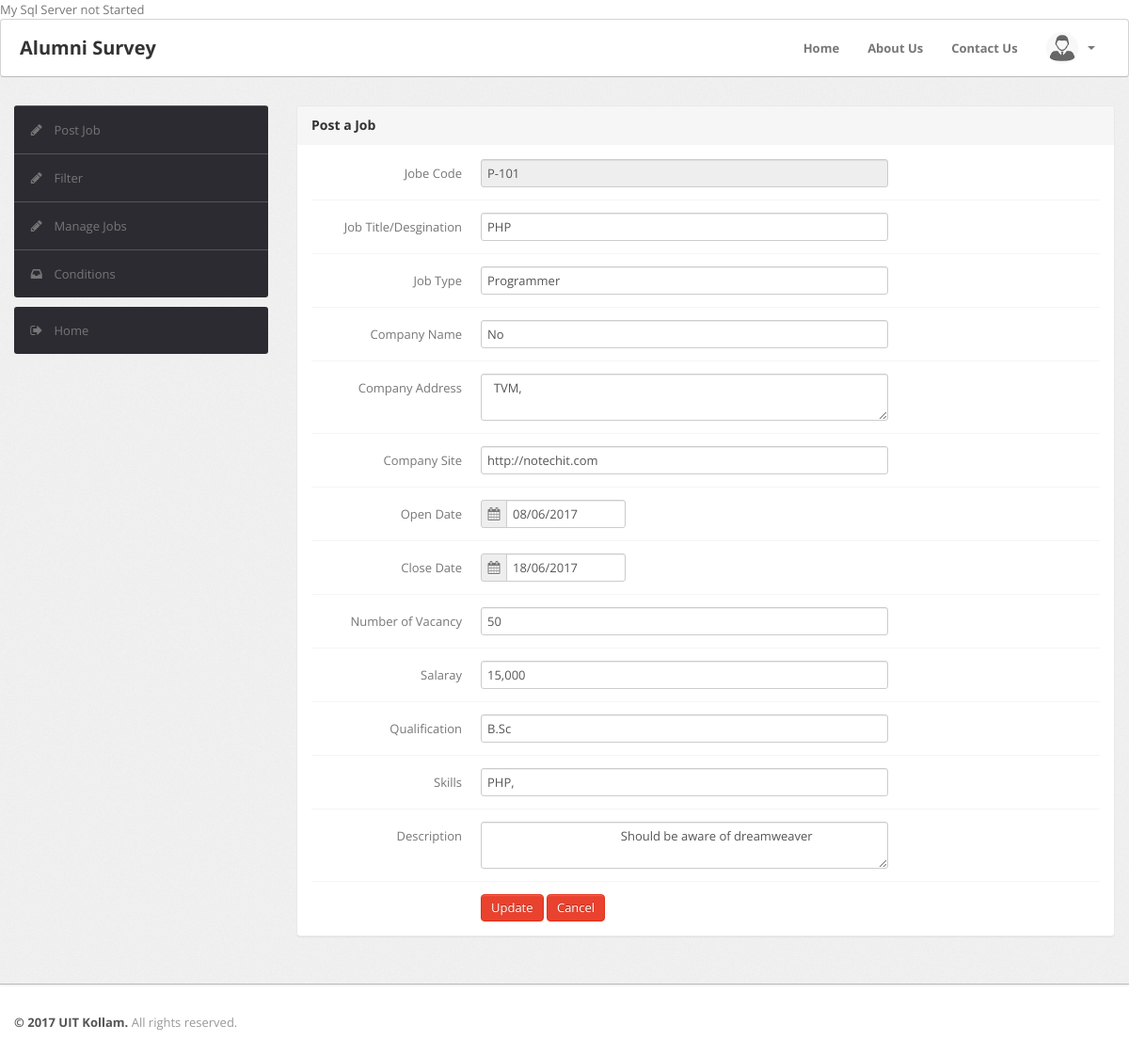
Screenshot of /webpage/alumni/jobupdate.php?id=P-101 with the database file from the repository.
### tables this page shows
CREATE TABLE IF NOT EXISTS `tbl_jobpost` (
  `id` int(11) NOT NULL AUTO_INCREMENT,
  `post_id` int(11) NOT NULL,
  `register_no` varchar(20) NOT NULL,
  `postby` varchar(30) NOT NULL,
  `jobcode` varchar(20) NOT NULL,
  `jobtitle` varchar(20) NOT NULL,
  `jobtype` varchar(30) NOT NULL,
  `compname` varchar(30) NOT NULL,
  `compaddress` varchar(100) NOT NULL,
  `compsite` varchar(40) NOT NULL,
  `opendate` varchar(20) NOT NULL,
  `closedate` varchar(20) NOT NULL,
  `vacancy` varchar(20) NOT NULL,
  `salaray` varchar(10) NOT NULL,
  `qualif` varchar(30) NOT NULL,
  `skill` varchar(30) NOT NULL,
  `descrip` varchar(100) NOT NULL,
  `post_date` varchar(30) NOT NULL,
  PRIMARY KEY (`id`)
);

### webpage/alumni/jobupdate.php (the view, shortened to what this page needs)
<?php
  if(isset($_REQUEST["id"]))
  {
  $jobsql="SELECT register_no, jobcode, jobtitle, jobtype, compname, compaddress, compsite, opendate,closedate,vacancy, salaray, qualif, skill, descrip,post_date FROM tbl_jobpost WHERE jobcode='".$_REQUEST["id"]."'";
	$jobresult=mysql_query($jobsql);
	$jobrow=mysql_fetch_array($jobresult);
  }
?>
<!DOCTYPE html PUBLIC "-//W3C//DTD XHTML 1.0 Transitional//EN" "http://www.w3.org/TR/xhtml1/DTD/xhtml1-transitional.dtd">
<html xmlns="http://www.w3.org/1999/xhtml">
<head>
        <link type="text/css" href="../../bootstrap/css/bootstrap.min.css" rel="stylesheet">
        <link type="text/css" href="../../bootstrap/css/bootstrap-responsive.min.css" rel="stylesheet">
        <link type="text/css" href="../../css/theme.css" rel="stylesheet">
        <link type="text/css" href="../../images/icons/css/font-awesome.css" rel="stylesheet">
</head>
<body>
        <div class="navbar">
            <div class="navbar-inner">
                <div class="container">
			        <?php include_once("/sidemenu/top.php");?>
                </div>
            </div>
        </div>
        <div class="wrapper">
            <div class="container">
                <div class="row">
                    <div class="span3">
                        <?php include_once("/sidemenu/job_sidemenu.php");?>
                    </div>
                    <div class="span9">
					<div class="content">
						<div class="module">
                        <form class="form-horizontal row-fluid" method="post" enctype="multipart/form-data">
                        	<div class="module-head">
								<h3>Post a Job</h3>
							</div>
                            <div class="module-body">
                                        <div class="control-group">
											<label class="control-label" >Jobe Code</label>
											<div class="controls">
												<input type="text" id="jobcode" name="jobcode" class="span8" value=<?php echo $jobrow["jobcode"]?> disabled="disabled" >
											</div>
										</div>
                                        <div class="control-group">
											<label class="control-label" >Job Title/Desgination</label>
											<div class="controls">
												<input type="text" id="jobtitle" name="jobtitle" value=<?php echo $jobrow["jobtitle"]?> class="span8" >
											</div>
										</div>
                                        <div class="control-group">
											<label class="control-label" >Job Type</label>
											<div class="controls">
												<input type="text" id="jobtype" name="jobtype" value=<?php echo $jobrow["jobtype"]?> class="span8"  >
											</div>
										</div>
                                        <div class="control-group">
											<label class="control-label" >Company Name</label>
											<div class="controls">
											<input type="text" id="compname" name="compname" value=<?php echo $jobrow["compname"]?> class="span8" >
											</div>
										</div>
                                        <div class="control-group">
											<label class="control-label" >Company Address</label>
											<div class="controls">
								<textarea type="text" id="compaddress" name="compaddress" value="" class="span8" > <?php echo $jobrow["compaddress"]?> </textarea>
											</div>
										</div>
                                        <div class="control-group">
											<label class="control-label" >Company Site</label>
											<div class="controls">
											<input type="text" id="compsite" name="compsite" value=<?php echo $jobrow["compsite"]?> class="span8" >
											</div>
										</div>
                                        <div class="control-group">
											<label class="control-label" >Open Date</label>
											<div class="controls">
												<div class="input-prepend">
												<span class="add-on"><i class="icon-calendar"></i></span>                  			 												<input  class="span8" name="opendate" type="text" value=<?php echo $jobrow["opendate"]?> id="datepicker" >
												</div>
											</div>
										</div>
                                         <div class="control-group">
											<label class="control-label" >Close Date</label>
											<div class="controls">
												<div class="input-prepend">
												<span class="add-on"><i class="icon-calendar"></i></span>                  			 													<input  class="span8" name="closedate" type="text" value=<?php echo $jobrow["closedate"]?> id="datepicker" >
												</div>
											</div>
										</div>
                                        <div class="control-group">
									<label class="control-label" >Number of Vacancy</label>
										<div class="controls">
                                         <input class="span8" type="text" id="vacancy" name="vacancy" value=<?php echo $jobrow["vacancy"]?> >
										</div>
								</div>
                            	<div class="control-group">
									<label class="control-label" >Salaray</label>
										<div class="controls">
											<input type="text" id="salaray" name="salaray" value=<?php echo $jobrow["salaray"]?>    class="span8" >
										</div>
								</div>
                                <div class="control-group">
									<label class="control-label" >Qualification</label>
										<div class="controls">
											<input type="text" id="qualif" name="qualif" value=<?php echo $jobrow["qualif"]?> class="span8" >
										</div>
								</div>
                                 <div class="control-group">
									<label class="control-label" >Skills</label>
										<div class="controls">
											<input type="text" id="skill" name="skill" value=<?php echo $jobrow["skill"]?> class="span8" >
										</div>
								</div>
                                 <div class="control-group">
									<label class="control-label">Description</label>
										<div class="controls">
                                          <textarea type="text" class="span8" id="descrip" name="descrip" value="" >                                          <?php echo $jobrow["descrip"]?> </textarea>
										</div>
								</div>
                                        <div class="control-group">
											<div class="controls">
                                                <button type="submit" name="update" class="btn btn-danger">Update</button>
                                                <button type="submit" name="cancel" class="btn btn-danger">Cancel</button>
											</div>
										</div>
                                      </div>
								 </form>
							</div>
						</div>
					</div>
				</div>
                </div>
            </div>
        <div class="footer">
            <div class="container">
                <b class="copyright">&copy; 2017 UIT Kollam.</b> All rights reserved.
            </div>
        </div>
</body>
</html>

### css/theme.css (style rules this page uses)
body { font-size: 13px; font-family: 'Open Sans', Arial, sans-serif; background: #fff; color: #777 }
h1, h2, h3, h4, h5, h6 { color: #333; margin-top: 0 }
h3 { font-size: 20px }
strong, b { color: #555 }
.wrapper { background: url(../images/bg.png) #eee; border-bottom: 1px solid #bbb; -webkit-box-shadow: 0 1px 2px rgba(0,0,0,0.1); -moz-box-shadow: 0 1px 2px rgba(0,0,0,0.1); box-shadow: 0 1px 2px rgba(0,0,0,0.1); padding: 30px 0 }
.footer { color: #999; padding: 30px 0 60px }
form { margin: 0 }
select, textarea, input[type="text"], input[type="password"], input[type="datetime"], input[type="datetime-local"], input[type="date"], input[type="month"], input[type="time"], input[type="week"], input[type="number"], input[type="email"], input[type="url"], input[type="search"], input[type="tel"], input[type="color"], .uneditable-input, label, input, button, select, textarea { -webkit-border-radius: 3px; -moz-border-radius: 3px; border-radius: 3px; font-size: 13px; font-family: 'Open Sans', Tahoma, Arial, sans-serif }
.input-append input, .input-prepend input, .input-append select, .input-prepend select, .input-append .uneditable-input, .input-prepend .uneditable-input { -webkit-border-radius: 0 3px 3px 0; -moz-border-radius: 0 3px 3px 0; border-radius: 0 3px 3px 0 }
.input-append input, .input-append select, .input-append .uneditable-input, .input-prepend .add-on:first-child, .input-prepend .btn:first-child { -webkit-border-radius: 3px 0 0 3px; -moz-border-radius: 3px 0 0 3px; border-radius: 3px 0 0 3px }
.input-append .add-on, .input-prepend .add-on, .input-append .btn, .input-prepend .btn, .input-append .btn-group>.dropdown-toggle, .input-prepend .btn-group>.dropdown-toggle { -webkit-border-radius: 0; -moz-border-radius: 0; border-radius: 0 }
body [class^="icon-"], body [class*=" icon-"] { font-size: 14px; line-height: 20px; height: 20px }
.module { background: #fff; -webkit-border-radius: 3px; -moz-border-radius: 3px; border-radius: 3px; border: 1px solid #ccc; border-bottom-color: #bbb; -webkit-box-shadow: 0 0 1px rgba(0,0,0,0.2); -moz-box-shadow: 0 0 1px rgba(0,0,0,0.2); box-shadow: 0 0 1px rgba(0,0,0,0.2); margin-bottom: 30px }
.form-horizontal .control-group, .form-vertical .control-group { margin-bottom: 0 }
.form-horizontal .control-group+.control-group, .form-vertical .control-group+.control-group { margin-top: 13px; padding-top: 13px; border-top: 1px solid #f5f5f5 }
.navbar { position: static!important; margin: 0!important }
.navbar .navbar-inner { background: #fff; border-bottom: 1px solid #bbb; -webkit-box-shadow: 0 1px 2px rgba(0,0,0,0.15); -moz-box-shadow: 0 1px 2px rgba(0,0,0,0.15); box-shadow: 0 1px 2px rgba(0,0,0,0.15) }
.btn, .btn-box { -webkit-border-radius: 3px; -moz-border-radius: 3px; border-radius: 3px }
.btn { font-size: 13px; font-weight: 600 }
.btn { display: inline-block; margin-bottom: 0; font-weight: 400; text-align: center; vertical-align: middle; cursor: pointer; background-image: none; border: 1px solid transparent; white-space: nowrap; padding: 4px 10px; font-size: 13px; line-height: 1.42857; border-radius: 4px; -webkit-user-select: none; -moz-user-select: none; -ms-user-select: none; user-select: none }
.btn-danger { color: #fff; background-color: #e9422e; border-color: #e52e18 }
.module { box-shadow: 0 0 3px rgba(0,0,0,.1); border-color: #e9e9e9; margin-bottom: 20px; background-color: #fff; border-radius: 4px; -webkit-box-shadow: 0 1px 1px rgba(0,0,0,.05); box-shadow: 0 1px 1px rgba(0,0,0,.05); }
.module-head { color: #767676; background-color: #f6f6f6; border-color: #e9e9e9; padding: 10px 15px; border-bottom: 1px solid transparent; border-top-right-radius: 3px; border-top-left-radius: 3px; }
.module-head h3 { font-size: 14px; line-height: 20px; height: 20px; margin: 0 }
.module-body { padding: 15px }

### rows the page displays
tbl_jobpost: jobcode "P-101", jobtype "Programmer", compaddress "TVM,", compsite "http://notechit.com", opendate "08/06/2017", closedate "18/06/2017", vacancy "50", salaray "15,000", descrip "Should be aware of dreamweaver"
